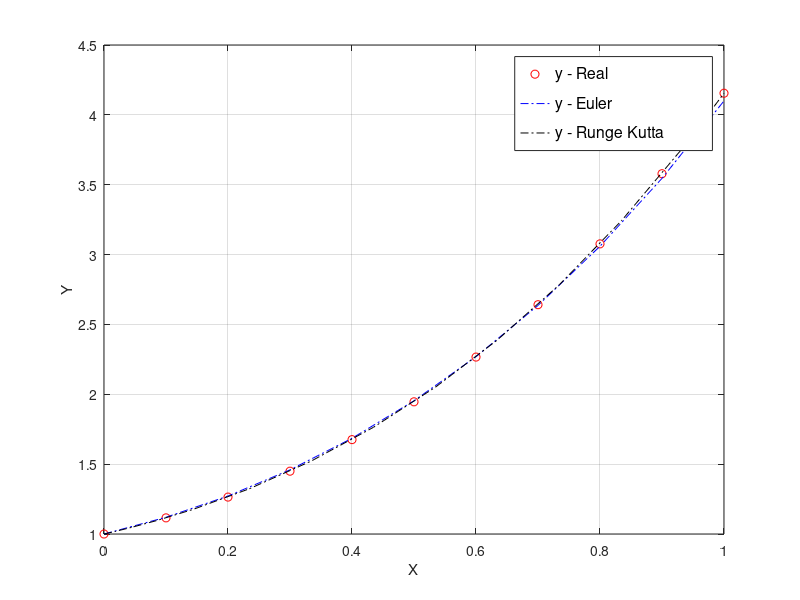

Here is the MATLAB script that generated this plot:
%   filename: Euler_Forward_1
step = 0.1;
%%  The real graph
x = [0 : step : 1];
y = 3 * exp(x) - 2 * x - 2;
plot(x,y,'ro');
hold on;

%%  Euler Method
y_cal = [1];
y_0 = 1;
for i = 0.1 : step : 1
    tmp = y_0 + (y_0 + 2 * i) * step; 
    y_cal = [y_cal,tmp];
    y_0 = tmp;
end
plot(x,y_cal,'b-.');

%%  Runge-Kutta methods
tspan = [0 1];
y0 = 1;
[t,y] = ode23(@(t,y) 2 * t + y, tspan, y0);
plot(t,y,'-.k');
grid on
xlabel('X');
ylabel('Y');
legend('\fontsize{16}y - Real','\fontsize{16}y - Euler',...
    '\fontsize{16}y - Runge Kutta');